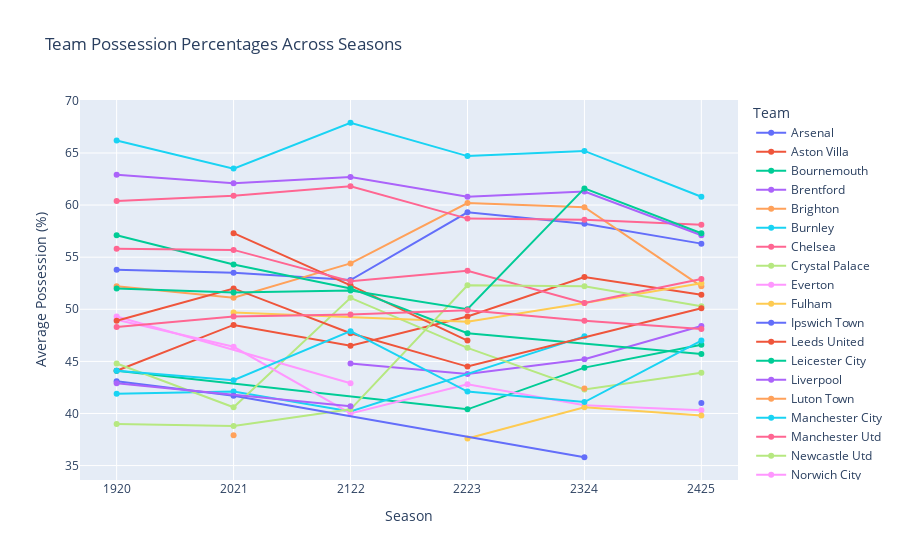

The cell this chart's notebook holds for it:
### Markdown cell above
### Team-Level Analysis
- Track possession percentages across seasons for each team
- Analyze team age profiles and their correlation with performance
- Compare progressive actions (ProgressiveCarries, ProgressivePasses) by team across seasons
- Study how teams' expected goals vs. actual goals have changed over time

### Code cell
# Track Possession Percentages Across Seasons for Each Team
query = """
SELECT 
    Team, 
    Season, 
    Possession AS AvgPossession
FROM 
    TeamStatistics
GROUP BY 
    Team, Season
ORDER BY 
    Team, Season;
"""
team_possession = pd.read_sql(query, conn)

fig_possession = px.line(team_possession, x='Season', y='AvgPossession', color='Team', markers=True,
                         title="Team Possession Percentages Across Seasons",
                         labels={"AvgPossession": "Average Possession (%)", "Season": "Season"},
                         hover_name='Team')

# Add a callback to highlight the selected team
fig_possession.update_layout(
    legend=dict(
        itemclick="toggleothers",
        itemdoubleclick="toggle"
    )
)

fig_possession.show()

### Figure 1 — Plotly figure (JSON) as saved in the notebook; plotly's stock layout.template omitted (floating-point values rounded to 4 significant figures)
{"data": [{"hovertemplate": "<b>%{hovertext}</b><br><br>Team=Arsenal<br>Season=%{x}<br>Average Possession (%)=%{y}<extra></extra>", "hovertext": ["Arsenal", "Arsenal", "Arsenal", "Arsenal", "Arsenal", "Arsenal"], "legendgroup": "Arsenal", "line": {"color": "#636efa", "dash": "solid"}, "marker": {"symbol": "circle"}, "mode": "lines+markers", "name": "Arsenal", "orientation": "v", "showlegend": true, "type": "scatter", "x": ["1920", "2021", "2122", "2223", "2324", "2425"], "xaxis": "x", "y": [53.8, 53.5, 52.8, 59.3, 58.2, 56.3], "yaxis": "y"}, {"hovertemplate": "<b>%{hovertext}</b><br><br>Team=Aston Villa<br>Season=%{x}<br>Average Possession (%)=%{y}<extra></extra>", "hovertext": ["Aston Villa", "Aston Villa", "Aston Villa", "Aston Villa", "Aston Villa", "Aston Villa"], "legendgroup": "Aston Villa", "line": {"color": "#EF553B", "dash": "solid"}, "marker": {"symbol": "circle"}, "mode": "lines+markers", "name": "Aston Villa", "orientation": "v", "showlegend": true, "type": "scatter", "x": ["1920", "2021", "2122", "2223", "2324", "2425"], "xaxis": "x", "y": [44.1, 48.5, 46.5, 49.3, 53.1, 51.4], "yaxis": "y"}, {"hovertemplate": "<b>%{hovertext}</b><br><br>Team=Bournemouth<br>Season=%{x}<br>Average Possession (%)=%{y}<extra></extra>", "hovertext": ["Bournemouth", "Bournemouth", "Bournemouth", "Bournemouth"], "legendgroup": "Bournemouth", "line": {"color": "#00cc96", "dash": "solid"}, "marker": {"symbol": "circle"}, "mode": "lines+markers", "name": "Bournemouth", "orientation": "v", "showlegend": true, "type": "scatter", "x": ["1920", "2223", "2324", "2425"], "xaxis": "x", "y": [44.1, 40.4, 44.4, 46.6], "yaxis": "y"}, {"hovertemplate": "<b>%{hovertext}</b><br><br>Team=Brentford<br>Season=%{x}<br>Average Possession (%)=%{y}<extra></extra>", "hovertext": ["Brentford", "Brentford", "Brentford", "Brentford"], "legendgroup": "Brentford", "line": {"color": "#ab63fa", "dash": "solid"}, "marker": {"symbol": "circle"}, "mode": "lines+markers", "name": "Brentford", "orientation": "v", "showlegend": true, "type": "scatter", "x": ["2122", "2223", "2324", "2425"], "xaxis": "x", "y": [44.8, 43.8, 45.2, 48.4], "yaxis": "y"}, {"hovertemplate": "<b>%{hovertext}</b><br><br>Team=Brighton<br>Season=%{x}<br>Average Possession (%)=%{y}<extra></extra>", "hovertext": ["Brighton", "Brighton", "Brighton", "Brighton", "Brighton", "Brighton"], "legendgroup": "Brighton", "line": {"color": "#FFA15A", "dash": "solid"}, "marker": {"symbol": "circle"}, "mode": "lines+markers", "name": "Brighton", "orientation": "v", "showlegend": true, "type": "scatter", "x": ["1920", "2021", "2122", "2223", "2324", "2425"], "xaxis": "x", "y": [52.2, 51.1, 54.4, 60.2, 59.8, 52.2], "yaxis": "y"}, {"hovertemplate": "<b>%{hovertext}</b><br><br>Team=Burnley<br>Season=%{x}<br>Average Possession (%)=%{y}<extra></extra>", "hovertext": ["Burnley", "Burnley", "Burnley", "Burnley"], "legendgroup": "Burnley", "line": {"color": "#19d3f3", "dash": "solid"}, "marker": {"symbol": "circle"}, "mode": "lines+markers", "name": "Burnley", "orientation": "v", "showlegend": true, "type": "scatter", "x": ["1920", "2021", "2122", "2324"], "xaxis": "x", "y": [41.9, 42.1, 40.2, 47.4], "yaxis": "y"}, {"hovertemplate": "<b>%{hovertext}</b><br><br>Team=Chelsea<br>Season=%{x}<br>Average Possession (%)=%{y}<extra></extra>", "hovertext": ["Chelsea", "Chelsea", "Chelsea", "Chelsea", "Chelsea", "Chelsea"], "legendgroup": "Chelsea", "line": {"color": "#FF6692", "dash": "solid"}, "marker": {"symbol": "circle"}, "mode": "lines+markers", "name": "Chelsea", "orientation": "v", "showlegend": true, "type": "scatter", "x": ["1920", "2021", "2122", "2223", "2324", "2425"], "xaxis": "x", "y": [60.4, 60.9, 61.8, 58.7, 58.6, 58.1], "yaxis": "y"}, {"hovertemplate": "<b>%{hovertext}</b><br><br>Team=Crystal Palace<br>Season=%{x}<br>Average Possession (%)=%{y}<extra></extra>", "hovertext": ["Crystal Palace", "Crystal Palace", "Crystal Palace", "Crystal Palace", "Crystal Palace", "Crystal Palace"], "legendgroup": "Crystal Palace", "line": {"color": "#B6E880", "dash": "solid"}, "marker": {"symbol": "circle"}, "mode": "lines+markers", "name": "Crystal Palace", "orientation": "v", "showlegend": true, "type": "scatter", "x": ["1920", "2021", "2122", "2223", "2324", "2425"], "xaxis": "x", "y": [44.8, 40.6, 51.1, 46.3, 42.3, 43.9], "yaxis": "y"}, {"hovertemplate": "<b>%{hovertext}</b><br><br>Team=Everton<br>Season=%{x}<br>Average Possession (%)=%{y}<extra></extra>", "hovertext": ["Everton", "Everton", "Everton", "Everton", "Everton", "Everton"], "legendgroup": "Everton", "line": {"color": "#FF97FF", "dash": "solid"}, "marker": {"symbol": "circle"}, "mode": "lines+markers", "name": "Everton", "orientation": "v", "showlegend": true, "type": "scatter", "x": ["1920", "2021", "2122", "2223", "2324", "2425"], "xaxis": "x", "y": [49.0, 46.4, 40.0, 42.8, 40.8, 40.3], "yaxis": "y"}, {"hovertemplate": "<b>%{hovertext}</b><br><br>Team=Fulham<br>Season=%{x}<br>Average Possession (%)=%{y}<extra></extra>", "hovertext": ["Fulham", "Fulham", "Fulham", "Fulham"], "legendgroup": "Fulham", "line": {"color": "#FECB52", "dash": "solid"}, "marker": {"symbol": "circle"}, "mode": "lines+markers", "name": "Fulham", "orientation": "v", "showlegend": true, "type": "scatter", "x": ["2021", "2223", "2324", "2425"], "xaxis": "x", "y": [49.7, 48.8, 50.6, 52.5], "yaxis": "y"}, {"hovertemplate": "<b>%{hovertext}</b><br><br>Team=Ipswich Town<br>Season=%{x}<br>Average Possession (%)=%{y}<extra></extra>", "hovertext": ["Ipswich Town"], "legendgroup": "Ipswich Town", "line": {"color": "#636efa", "dash": "solid"}, "marker": {"symbol": "circle"}, "mode": "lines+markers", "name": "Ipswich Town", "orientation": "v", "showlegend": true, "type": "scatter", "x": ["2425"], "xaxis": "x", "y": [41.0], "yaxis": "y"}, {"hovertemplate": "<b>%{hovertext}</b><br><br>Team=Leeds United<br>Season=%{x}<br>Average Possession (%)=%{y}<extra></extra>", "hovertext": ["Leeds United", "Leeds United", "Leeds United"], "legendgroup": "Leeds United", "line": {"color": "#EF553B", "dash": "solid"}, "marker": {"symbol": "circle"}, "mode": "lines+markers", "name": "Leeds United", "orientation": "v", "showlegend": true, "type": "scatter", "x": ["2021", "2122", "2223"], "xaxis": "x", "y": [57.3, 52.3, 47.0], "yaxis": "y"}, {"hovertemplate": "<b>%{hovertext}</b><br><br>Team=Leicester City<br>Season=%{x}<br>Average Possession (%)=%{y}<extra></extra>", "hovertext": ["Leicester City", "Leicester City", "Leicester City", "Leicester City", "Leicester City"], "legendgroup": "Leicester City", "line": {"color": "#00cc96", "dash": "solid"}, "marker": {"symbol": "circle"}, "mode": "lines+markers", "name": "Leicester City", "orientation": "v", "showlegend": true, "type": "scatter", "x": ["1920", "2021", "2122", "2223", "2425"], "xaxis": "x", "y": [57.1, 54.3, 52.0, 47.7, 45.7], "yaxis": "y"}, {"hovertemplate": "<b>%{hovertext}</b><br><br>Team=Liverpool<br>Season=%{x}<br>Average Possession (%)=%{y}<extra></extra>", "hovertext": ["Liverpool", "Liverpool", "Liverpool", "Liverpool", "Liverpool", "Liverpool"], "legendgroup": "Liverpool", "line": {"color": "#ab63fa", "dash": "solid"}, "marker": {"symbol": "circle"}, "mode": "lines+markers", "name": "Liverpool", "orientation": "v", "showlegend": true, "type": "scatter", "x": ["1920", "2021", "2122", "2223", "2324", "2425"], "xaxis": "x", "y": [62.9, 62.1, 62.7, 60.8, 61.3, 57.1], "yaxis": "y"}, {"hovertemplate": "<b>%{hovertext}</b><br><br>Team=Luton Town<br>Season=%{x}<br>Average Possession (%)=%{y}<extra></extra>", "hovertext": ["Luton Town"], "legendgroup": "Luton Town", "line": {"color": "#FFA15A", "dash": "solid"}, "marker": {"symbol": "circle"}, "mode": "lines+markers", "name": "Luton Town", "orientation": "v", "showlegend": true, "type": "scatter", "x": ["2324"], "xaxis": "x", "y": [42.4], "yaxis": "y"}, {"hovertemplate": "<b>%{hovertext}</b><br><br>Team=Manchester City<br>Season=%{x}<br>Average Possession (%)=%{y}<extra></extra>", "hovertext": ["Manchester City", "Manchester City", "Manchester City", "Manchester City", "Manchester City", "Manchester City"], "legendgroup": "Manchester City", "line": {"color": "#19d3f3", "dash": "solid"}, "marker": {"symbol": "circle"}, "mode": "lines+markers", "name": "Manchester City", "orientation": "v", "showlegend": true, "type": "scatter", "x": ["1920", "2021", "2122", "2223", "2324", "2425"], "xaxis": "x", "y": [66.2, 63.5, 67.9, 64.7, 65.2, 60.8], "yaxis": "y"}, {"hovertemplate": "<b>%{hovertext}</b><br><br>Team=Manchester Utd<br>Season=%{x}<br>Average Possession (%)=%{y}<extra></extra>", "hovertext": ["Manchester Utd", "Manchester Utd", "Manchester Utd", "Manchester Utd", "Manchester Utd", "Manchester Utd"], "legendgroup": "Manchester Utd", "line": {"color": "#FF6692", "dash": "solid"}, "marker": {"symbol": "circle"}, "mode": "lines+markers", "name": "Manchester Utd", "orientation": "v", "showlegend": true, "type": "scatter", "x": ["1920", "2021", "2122", "2223", "2324", "2425"], "xaxis": "x", "y": [55.8, 55.7, 52.7, 53.7, 50.6, 52.9], "yaxis": "y"}, {"hovertemplate": "<b>%{hovertext}</b><br><br>Team=Newcastle Utd<br>Season=%{x}<br>Average Possession (%)=%{y}<extra></extra>", "hovertext": ["Newcastle Utd", "Newcastle Utd", "Newcastle Utd", "Newcastle Utd", "Newcastle Utd", "Newcastle Utd"], "legendgroup": "Newcastle Utd", "line": {"color": "#B6E880", "dash": "solid"}, "marker": {"symbol": "circle"}, "mode": "lines+markers", "name": "Newcastle Utd", "orientation": "v", "showlegend": true, "type": "scatter", "x": ["1920", "2021", "2122", "2223", "2324", "2425"], "xaxis": "x", "y": [39.0, 38.8, 40.4, 52.3, 52.2, 50.3], "yaxis": "y"}, {"hovertemplate": "<b>%{hovertext}</b><br><br>Team=Norwich City<br>Season=%{x}<br>Average Possession (%)=%{y}<extra></extra>", "hovertext": ["Norwich City", "Norwich City"], "legendgroup": "Norwich City", "line": {"color": "#FF97FF", "dash": "solid"}, "marker": {"symbol": "circle"}, "mode": "lines+markers", "name": "Norwich City", "orientation": "v", "showlegend": true, "type": "scatter", "x": ["1920", "2122"], "xaxis": "x", "y": [49.3, 42.9], "yaxis": "y"}, {"hovertemplate": "<b>%{hovertext}</b><br><br>Team=Nott'ham Forest<br>Season=%{x}<br>Average Possession (%)=%{y}<extra></extra>", "hovertext": ["Nott'ham Forest", "Nott'ham Forest", "Nott'ham Forest"], "legendgroup": "Nott'ham Forest", "line": {"color": "#FECB52", "dash": "solid"}, "marker": {"symbol": "circle"}, "mode": "lines+markers", "name": "Nott'ham Forest", "orientation": "v", "showlegend": true, "type": "scatter", "x": ["2223", "2324", "2425"], "xaxis": "x", "y": [37.6, 40.6, 39.8], "yaxis": "y"}, {"hovertemplate": "<b>%{hovertext}</b><br><br>Team=Sheffield Utd<br>Season=%{x}<br>Average Possession (%)=%{y}<extra></extra>", "hovertext": ["Sheffield Utd", "Sheffield Utd", "Sheffield Utd"], "legendgroup": "Sheffield Utd", "line": {"color": "#636efa", "dash": "solid"}, "marker": {"symbol": "circle"}, "mode": "lines+markers", "name": "Sheffield Utd", "orientation": "v", "showlegend": true, "type": "scatter", "x": ["1920", "2021", "2324"], "xaxis": "x", "y": [43.1, 41.7, 35.8], "yaxis": "y"}, {"hovertemplate": "<b>%{hovertext}</b><br><br>Team=Southampton<br>Season=%{x}<br>Average Possession (%)=%{y}<extra></extra>", "hovertext": ["Southampton", "Southampton", "Southampton", "Southampton", "Southampton"], "legendgroup": "Southampton", "line": {"color": "#EF553B", "dash": "solid"}, "marker": {"symbol": "circle"}, "mode": "lines+markers", "name": "Southampton", "orientation": "v", "showlegend": true, "type": "scatter", "x": ["1920", "2021", "2122", "2223", "2425"], "xaxis": "x", "y": [48.9, 52.0, 47.7, 44.5, 50.1], "yaxis": "y"}, {"hovertemplate": "<b>%{hovertext}</b><br><br>Team=Tottenham<br>Season=%{x}<br>Average Possession (%)=%{y}<extra></extra>", "hovertext": ["Tottenham", "Tottenham", "Tottenham", "Tottenham", "Tottenham", "Tottenham"], "legendgroup": "Tottenham", "line": {"color": "#00cc96", "dash": "solid"}, "marker": {"symbol": "circle"}, "mode": "lines+markers", "name": "Tottenham", "orientation": "v", "showlegend": true, "type": "scatter", "x": ["1920", "2021", "2122", "2223", "2324", "2425"], "xaxis": "x", "y": [52.0, 51.6, 51.8, 50.0, 61.6, 57.3], "yaxis": "y"}, {"hovertemplate": "<b>%{hovertext}</b><br><br>Team=Watford<br>Season=%{x}<br>Average Possession (%)=%{y}<extra></extra>", "hovertext": ["Watford", "Watford"], "legendgroup": "Watford", "line": {"color": "#ab63fa", "dash": "solid"}, "marker": {"symbol": "circle"}, "mode": "lines+markers", "name": "Watford", "orientation": "v", "showlegend": true, "type": "scatter", "x": ["1920", "2122"], "xaxis": "x", "y": [42.9, 40.7], "yaxis": "y"}, {"hovertemplate": "<b>%{hovertext}</b><br><br>Team=West Brom<br>Season=%{x}<br>Average Possession (%)=%{y}<extra></extra>", "hovertext": ["West Brom"], "legendgroup": "West Brom", "line": {"color": "#FFA15A", "dash": "solid"}, "marker": {"symbol": "circle"}, "mode": "lines+markers", "name": "West Brom", "orientation": "v", "showlegend": true, "type": "scatter", "x": ["2021"], "xaxis": "x", "y": [37.9], "yaxis": "y"}, {"hovertemplate": "<b>%{hovertext}</b><br><br>Team=West Ham<br>Season=%{x}<br>Average Possession (%)=%{y}<extra></extra>", "hovertext": ["West Ham", "West Ham", "West Ham", "West Ham", "West Ham", "West Ham"], "legendgroup": "West Ham", "line": {"color": "#19d3f3", "dash": "solid"}, "marker": {"symbol": "circle"}, "mode": "lines+markers", "name": "West Ham", "orientation": "v", "showlegend": true, "type": "scatter", "x": ["1920", "2021", "2122", "2223", "2324", "2425"], "xaxis": "x", "y": [44.1, 43.2, 47.9, 42.1, 41.1, 47.0], "yaxis": "y"}, {"hovertemplate": "<b>%{hovertext}</b><br><br>Team=Wolves<br>Season=%{x}<br>Average Possession (%)=%{y}<extra></extra>", "hovertext": ["Wolves", "Wolves", "Wolves", "Wolves", "Wolves", "Wolves"], "legendgroup": "Wolves", "line": {"color": "#FF6692", "dash": "solid"}, "marker": {"symbol": "circle"}, "mode": "lines+markers", "name": "Wolves", "orientation": "v", "showlegend": true, "type": "scatter", "x": ["1920", "2021", "2122", "2223", "2324", "2425"], "xaxis": "x", "y": [48.3, 49.3, 49.5, 49.9, 48.9, 48.1], "yaxis": "y"}], "layout": {"legend": {"itemclick": "toggleothers", "itemdoubleclick": "toggle", "title": {"text": "Team"}, "tracegroupgap": 0}, "title": {"text": "Team Possession Percentages Across Seasons"}, "xaxis": {"anchor": "y", "domain": [0, 1], "title": {"text": "Season"}}, "yaxis": {"anchor": "x", "domain": [0, 1], "title": {"text": "Average Possession (%)"}}}}
